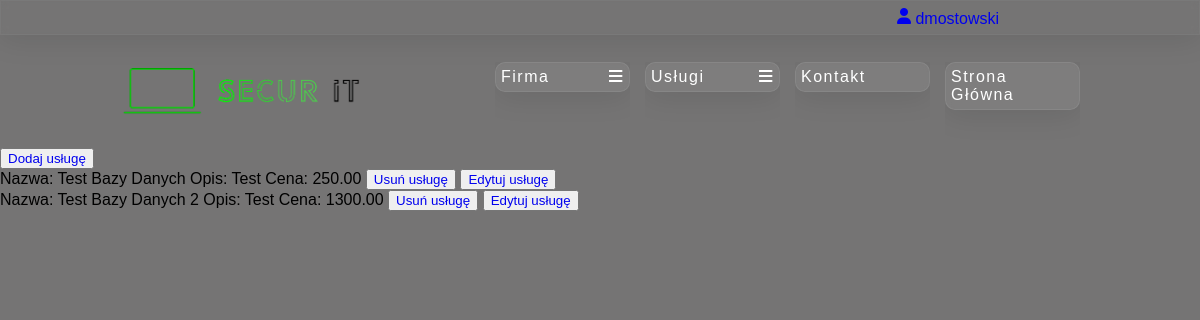
/BO/admin_databases.php (signed in), run on the app's committed database.
### tables this page shows
create table users (
    id_user int primary key auto_increment,  
    id_employee int,  
    id_company int,  
    first_name varchar(50),  
    last_name varchar(100),  
    id_country_code int,  
    phone_number varchar(20),  
    email_address varchar(200),  
    username varchar(50),  
    password varchar(250),  
    is_company_admin boolean,  
    id_discount int,  
    foreign key (id_employee) references employees (id_employee),  
    foreign key (id_country_code) references country_codes (id_country_code),  
    foreign key (id_discount) references discounts (id_discount)  
);

create table services (
    id_service int primary key auto_increment,  
    id_service_type int,  
    name varchar(100),  
    description longtext,  
    price decimal(10,2),  
    foreign key (id_service_type) references service_types (id_service_type)  
);

### DB/db_connection.php (called while the page is built, shortened)
<?php
    class db_connection{
        var $host = "localhost";
        var $dbname = "secur_it";
        var $username = "root";
        var $password = "";
        public function databaseConnect(){
            $con = mysqli_connect($this->host, $this->username, $this->password, $this->dbname);
            if(!$con){
                die("Connection failed: " . mysqli_connect_error());
            }
            else{
                $this->connect = $con;
            }
        }
    }
?>

### DB/db_accounts.php (called while the page is built, shortened)
<?php
    include_once("db_connection.php");
    class db_accounts extends db_connection {
        function selectCustomerById($id_user, $id_company)
        {
            $query = "SELECT u.id_user, u.id_company, u.first_name, u.last_name, u.id_country_code as uicc, cc1.country_code as ucc, u.phone_number as upn, u.email_address as uea, u.username, u.password, u.is_company_admin, c.company_name, c.additional_name, c.tax, c.id_country_code, cc2.country_code as ccc, c.phone_number as cpn, c.email_address as cea
            FROM users as u
            JOIN country_codes as cc1 ON cc1.id_country_code = u.id_country_code
            LEFT JOIN companies as c ON c.id_company = u.id_company
            LEFT JOIN country_codes as cc2 ON cc2.id_country_code = c.id_country_code
            WHERE id_user =".$id_user.";";
            $data = mysqli_query($this->connect, $query);
            if (mysqli_num_rows($data) > 0)
            {
                return $data;
            }
        }
    }
?>

### DB/db_services.php (called while the page is built, shortened)
<?php
    include_once("db_connection.php");
    class db_services extends db_connection{
        function selectServices_databases(){
            $query = 'SELECT * FROM `services` WHERE id_service_type = 3';
            $data = mysqli_query($this->connect, $query);
            if (mysqli_num_rows($data) > 0){
            return $data;
            }
        }
    }
?>

### BO/admin_databases.php (the view, shortened to what this page needs)
<!DOCTYPE html>
<html lang="pl">
<head>
    <link rel="stylesheet" href="./admin.css">
    <link rel="stylesheet" href="https://cdnjs.cloudflare.com/ajax/libs/font-awesome/4.7.0/css/font-awesome.min.css">
</head>
<body>
    <main class="main">
        <?php
            include("./admin_header.php");
            include("./admin_nav.php");
            include('../DB/db_services.php');
            $baza = new db_services();
            $baza->databaseConnect();
            $data = $baza->selectServices_databases();
            if (!empty($data)){
        ?>
            <div class="services">
            <button><a href="./add_services.php">Dodaj usługę</a></button>
                <?php
                    while($row = mysqli_fetch_assoc($data))
                    {
                        echo "<div id='service' class='service'>Nazwa: ".$row['name']." Opis: ".$row['description']." Cena: ".$row['price']."
                        <button class='delete'><a href=admin_databases.php?del=True&id_service=".$row['id_service'].">
                        Usuń usługę
                        </a></button>
                        <button class='delete'><a href=databases_edit.php?id_service=".$row['id_service'].">
                        Edytuj usługę
                        </a></button>
                        </div>";
                    }
                    } else {
                        echo "Brak Usług";
                    }
                ?>
            </div>
        </main>
    </body>

### BO/admin_header.php (shortened to what this page needs)
<header>
    <?php
        include_once('../DB/db_accounts.php');
        if ($_SESSION['loggedin'] === true) {
            $id_user = $_SESSION['id_user'];
            $baza = new db_accounts();
            $baza->databaseConnect();
            $data = $baza->selectCustomerById($id_user, null);
            if ($data && mysqli_num_rows($data) > 0) {
                $user = mysqli_fetch_assoc($data);
                echo "<div class='user_page'>";
                echo "<a href='./admin_account.php'><i class='fa-solid fa-user'></i> ";
                echo ($user['username']);
                echo "</a></div>";
            }
        }
        else{
            echo "<p><a href='../FO/registration.php'>Rejestracja</a></p>
            <p><a href='../FO/login.php'>Logowanie</a></p>";
        }
    ?>
</header>

### BO/admin.css (style rules this page uses)
* { margin: 0; text-decoration: none; overflow: hidden; font-family: 'Gill Sans', 'Gill Sans MT', Calibri, 'Trebuchet MS', sans-serif; box-sizing: border-box; }
body { background-color: rgb(117, 116, 116); display: flex; flex-direction: column; }
header { display: flex; height: 35px; justify-content: flex-end; align-items: center; padding: 5px; padding-right: 190px; background-color: rgb(117, 116, 116 0.6); box-shadow: 0 4px 30px rgba(0, 0, 0, 0.1); backdrop-filter: blur(3.5px); -webkit-backdrop-filter: blur(3.5px); border: 1px solid rgba(147, 143, 143, 0.18); }
.main { overflow: auto; width: 100vw; height: calc(100vh - 50px); background-size: cover; margin-bottom: 50px; }
.user_page, .firma_page, .button_logout { padding: 10px; }

### data on the page
users: username "dmostowski"
services: name "Test Bazy Danych", description "Test", price "250.00"
services: name "Test Bazy Danych 2", description "Test", price "1300.00"
